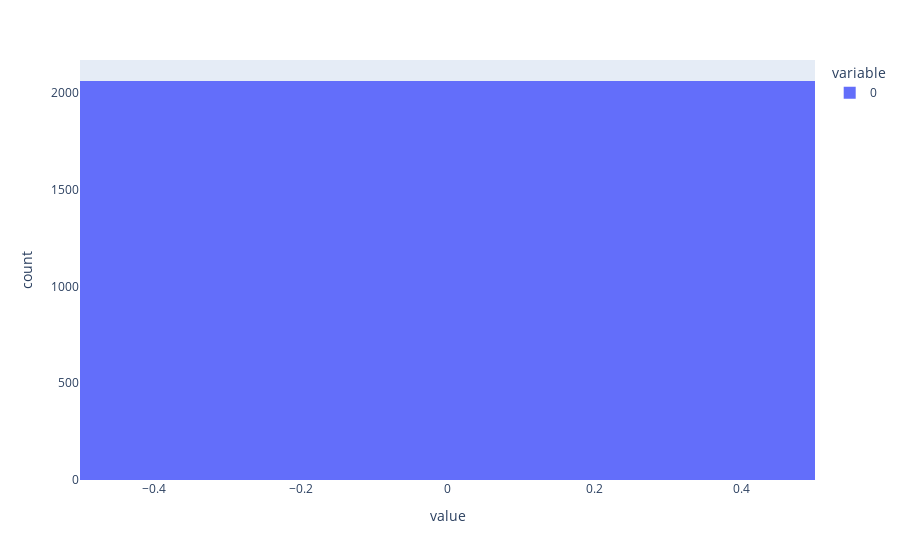

Source (notebook cell):
### Code cell
numbers = [np.argmax(y_) for y_ in y]
px.histogram(numbers)

### Figure 1 — Plotly figure (JSON) as saved in the notebook; plotly's stock layout.template omitted (floating-point values rounded to 4 significant figures; data arrays with more than 128 entries replaced by an {"elided": "..."} marker saying what was removed)
{"data": [{"alignmentgroup": "True", "bingroup": "x", "hovertemplate": "variable=0<br>value=%{x}<br>count=%{y}<extra></extra>", "legendgroup": "0", "marker": {"color": "#636efa", "pattern": {"shape": ""}}, "name": "0", "offsetgroup": "0", "orientation": "v", "showlegend": true, "type": "histogram", "x": {"elided": "2062 int values"}, "xaxis": "x", "yaxis": "y"}], "layout": {"barmode": "relative", "legend": {"title": {"text": "variable"}, "tracegroupgap": 0}, "margin": {"t": 60}, "xaxis": {"anchor": "y", "domain": [0, 1], "title": {"text": "value"}}, "yaxis": {"anchor": "x", "domain": [0, 1], "title": {"text": "count"}}}}
